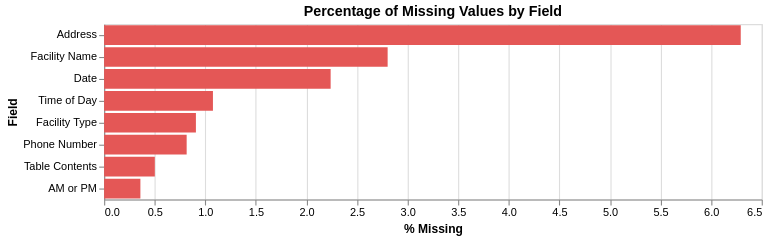

The notebook cell saved with this chart:
### Code cell
missing_chart = alt.Chart(stats_df).mark_bar().encode(
    x=alt.X('Missing_Percent:Q', title='% Missing'),
    y=alt.Y('Field:N', sort='-x', title='Field'),
    color=alt.value('#e45756'),  # Red color for missing
    tooltip=['Field', 'Missing_Count', alt.Tooltip('Missing_Percent:Q', format='.1f')]
).properties(
    width=600,
    title='Percentage of Missing Values by Field'
)

missing_chart

### Figure 1 — Vega-Lite specification as saved in the notebook (floating-point values rounded to 4 significant figures)
{"config": {"view": {"continuousWidth": 300, "continuousHeight": 300}}, "data": {"name": "data-4e2df3f8ce413ca1d88c5e24ae3a0678"}, "mark": {"type": "bar"}, "encoding": {"color": {"value": "#e45756"}, "tooltip": [{"field": "Field", "type": "nominal"}, {"field": "Missing_Count", "type": "quantitative"}, {"field": "Missing_Percent", "format": ".1f", "type": "quantitative"}], "x": {"field": "Missing_Percent", "title": "% Missing", "type": "quantitative"}, "y": {"field": "Field", "sort": "-x", "title": "Field", "type": "nominal"}}, "title": "Percentage of Missing Values by Field", "width": 600, "$schema": "https://vega.github.io/schema/vega-lite/v5.20.1.json", "datasets": {"data-4e2df3f8ce413ca1d88c5e24ae3a0678": [{"Field": "Facility Name", "Missing_Count": 766, "Missing_Percent": 2.802, "Complete_Count": 26567, "Complete_Percent": 97.2, "Section": "Basic Info"}, {"Field": "Phone Number", "Missing_Count": 223, "Missing_Percent": 0.8159, "Complete_Count": 27110, "Complete_Percent": 99.18, "Section": "Basic Info"}, {"Field": "Date", "Missing_Count": 612, "Missing_Percent": 2.239, "Complete_Count": 26721, "Complete_Percent": 97.76, "Section": "Basic Info"}, {"Field": "Address", "Missing_Count": 1720, "Missing_Percent": 6.293, "Complete_Count": 25613, "Complete_Percent": 93.71, "Section": "Basic Info"}, {"Field": "Facility Type", "Missing_Count": 248, "Missing_Percent": 0.9073, "Complete_Count": 27085, "Complete_Percent": 99.09, "Section": "Secondary Info"}, {"Field": "Time of Day", "Missing_Count": 294, "Missing_Percent": 1.076, "Complete_Count": 27039, "Complete_Percent": 98.92, "Section": "Secondary Info"}, {"Field": "AM or PM", "Missing_Count": 98, "Missing_Percent": 0.3585, "Complete_Count": 27235, "Complete_Percent": 99.64, "Section": "Secondary Info"}, {"Field": "Table Contents", "Missing_Count": 137, "Missing_Percent": 0.5012, "Complete_Count": 27196, "Complete_Percent": 99.5, "Section": "Table Data"}]}}
